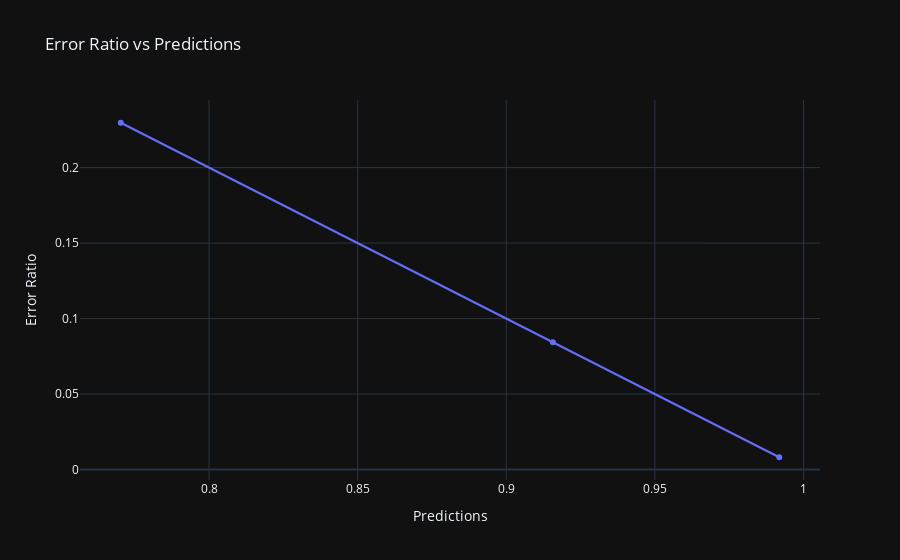

The notebook cell this image was saved under:
### Code cell
# Graph the error on a line plot
from plotly import graph_objects as go

fig = go.Figure()
fig.add_trace(
    go.Scatter(
        x=predictions, y=error_ratio, mode='lines+markers', 
    xaxis='x', yaxis='y', name='Outputs'
    ))
fig.update_layout(title='Error Ratio vs Predictions', xaxis_title='Predictions', yaxis_title='Error Ratio')
fig.show()

### Figure 1 — Plotly figure (JSON) as saved in the notebook; plotly's stock layout.template omitted (floating-point values rounded to 4 significant figures)
{"data": [{"mode": "lines+markers", "name": "Outputs", "x": [0.9918, 0.7703, 0.9157], "xaxis": "x", "y": [0.008163, 0.2297, 0.08432], "yaxis": "y", "type": "scatter"}], "layout": {"title": {"text": "Error Ratio vs Predictions"}, "xaxis": {"title": {"text": "Predictions"}}, "yaxis": {"title": {"text": "Error Ratio"}}}}
